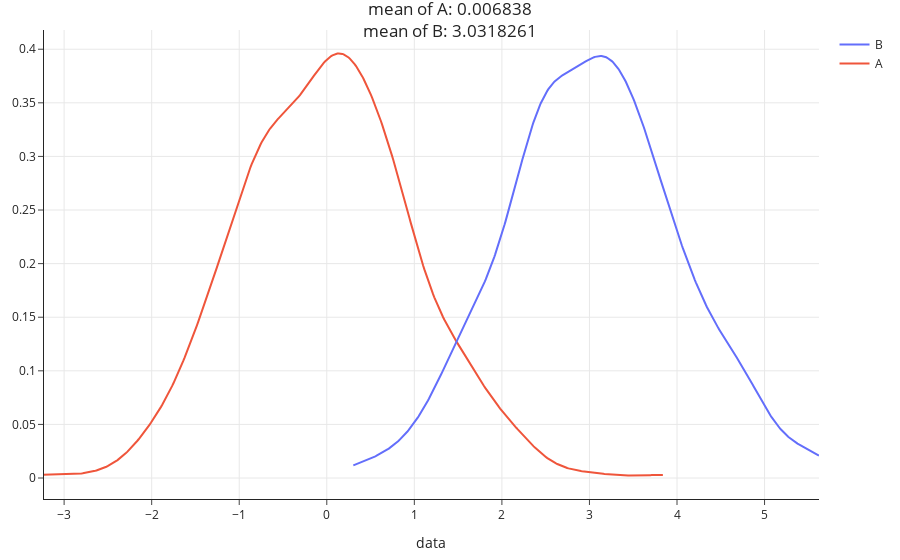

The notebook cell saved with this chart:
### Markdown cell above
### Difference in means

The difference in means works well in some cases. Let's look at one such case.

Below, we artificially generate two numerical datasets.

### Code cell
np.random.seed(42) # So that we get the same results each time (for lecture).

N = 1000 # Number of samples for each distribution.

# Distribution 'A'.
distr1 = pd.Series(np.random.normal(0, 1, size=N//2))

# Distribution 'B'.
distr2 = pd.Series(np.random.normal(3, 1, size=N//2))

data = pd.concat([distr1, distr2], axis=1, keys=['A', 'B']).unstack().reset_index().drop('level_1', axis=1)
data = data.rename(columns={'level_0': 'group', 0: 'data'})

meanA, meanB = data.groupby('group')['data'].mean().round(7).tolist()
util.create_kde_plotly(data, 'group', 'A', 'B', 'data', f'mean of A: {meanA}<br>mean of B: {meanB}')

### Figure 1 — Plotly figure (JSON) as saved in the notebook; plotly's stock layout.template omitted (floating-point values rounded to 4 significant figures; data arrays with more than 128 entries replaced by an {"elided": "..."} marker saying what was removed)
{"data": [{"legendgroup": "A", "marker": {"color": "#ef553b"}, "mode": "lines", "name": "A", "showlegend": true, "type": "scatter", "x": {"elided": "500 float values"}, "xaxis": "x", "y": {"elided": "500 float values"}, "yaxis": "y"}, {"legendgroup": "B", "marker": {"color": "#636efb"}, "mode": "lines", "name": "B", "showlegend": true, "type": "scatter", "x": {"elided": "500 float values"}, "xaxis": "x", "y": {"elided": "500 float values"}, "yaxis": "y"}], "layout": {"barmode": "overlay", "hovermode": "closest", "legend": {"traceorder": "reversed"}, "title": {"text": "mean of A: 0.006838<br>mean of B: 3.0318261"}, "xaxis": {"anchor": "y2", "domain": [0, 1], "title": {"text": "data"}, "zeroline": false}, "yaxis": {"anchor": "free", "domain": [0, 1], "position": 0}}}
